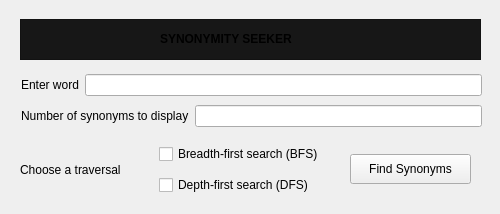
<?xml version="1.0" encoding="UTF-8"?>
<ui version="4.0">
 <class>Widget</class>
 <widget class="QWidget" name="Widget">
  <property name="geometry">
   <rect>
    <x>0</x>
    <y>0</y>
    <width>500</width>
    <height>214</height>
   </rect>
  </property>
  <property name="minimumSize">
   <size>
    <width>500</width>
    <height>214</height>
   </size>
  </property>
  <property name="maximumSize">
   <size>
    <width>500</width>
    <height>214</height>
   </size>
  </property>
  <property name="windowTitle">
   <string>Widget</string>
  </property>
  <widget class="QPushButton" name="pushBtn_findSyn">
   <property name="geometry">
    <rect>
     <x>350</x>
     <y>154</y>
     <width>121</width>
     <height>30</height>
    </rect>
   </property>
   <property name="text">
    <string>Find Synonyms</string>
   </property>
  </widget>
  <widget class="QFrame" name="frame">
   <property name="geometry">
    <rect>
     <x>20</x>
     <y>19</y>
     <width>461</width>
     <height>41</height>
    </rect>
   </property>
   <property name="styleSheet">
    <string notr="true">background-color: rgb(23, 23, 23);</string>
   </property>
   <property name="frameShape">
    <enum>QFrame::StyledPanel</enum>
   </property>
   <property name="frameShadow">
    <enum>QFrame::Raised</enum>
   </property>
   <widget class="QLabel" name="label">
    <property name="geometry">
     <rect>
      <x>140</x>
      <y>12</y>
      <width>191</width>
      <height>16</height>
     </rect>
    </property>
    <property name="styleSheet">
     <string notr="true">font: 18pt &quot;.AppleSystemUIFont&quot;;
font: bold</string>
    </property>
    <property name="text">
     <string>SYNONYMITY SEEKER</string>
    </property>
   </widget>
  </widget>
  <widget class="QWidget" name="layoutWidget">
   <property name="geometry">
    <rect>
     <x>21</x>
     <y>71</y>
     <width>461</width>
     <height>60</height>
    </rect>
   </property>
   <layout class="QVBoxLayout" name="verticalLayout_2">
    <item>
     <layout class="QHBoxLayout" name="horizontalLayout">
      <item>
       <widget class="QLabel" name="label_word">
        <property name="text">
         <string>Enter word</string>
        </property>
       </widget>
      </item>
      <item>
       <widget class="QLineEdit" name="lineEdit_word"/>
      </item>
     </layout>
    </item>
    <item>
     <layout class="QHBoxLayout" name="horizontalLayout_2">
      <item>
       <widget class="QLabel" name="label_numSyn">
        <property name="text">
         <string>Number of synonyms to display</string>
        </property>
       </widget>
      </item>
      <item>
       <widget class="QLineEdit" name="lineEdit_numSyn"/>
      </item>
     </layout>
    </item>
   </layout>
  </widget>
  <widget class="QWidget" name="layoutWidget">
   <property name="geometry">
    <rect>
     <x>20</x>
     <y>139</y>
     <width>304</width>
     <height>61</height>
    </rect>
   </property>
   <layout class="QHBoxLayout" name="horizontalLayout_3">
    <item>
     <widget class="QLabel" name="label_traverse">
      <property name="text">
       <string>Choose a traversal</string>
      </property>
     </widget>
    </item>
    <item>
     <layout class="QVBoxLayout" name="verticalLayout">
      <item>
       <widget class="QCheckBox" name="checkBox_bfs">
        <property name="text">
         <string>Breadth-first search (BFS)</string>
        </property>
       </widget>
      </item>
      <item>
       <widget class="QCheckBox" name="checkBox_dfs">
        <property name="text">
         <string>Depth-first search (DFS)</string>
        </property>
       </widget>
      </item>
     </layout>
    </item>
   </layout>
  </widget>
 </widget>
 <resources/>
 <connections/>
</ui>
